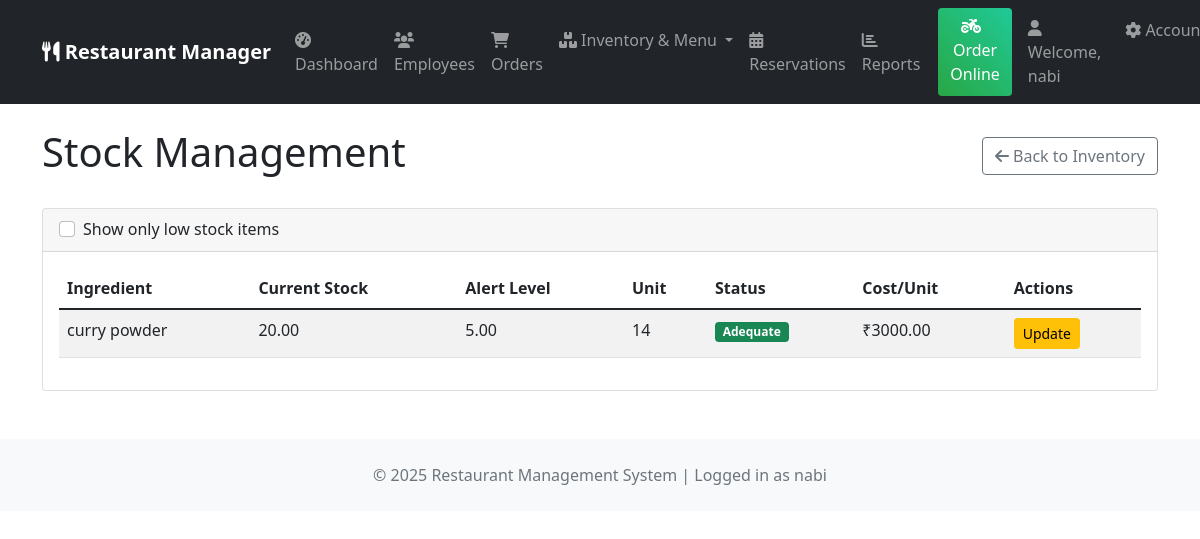
The app's page /inventory/stock/ (signed in) with its own data.
### inventory/models.py (models this page shows, shortened)
class Stock(models.Model):
    branch = models.ForeignKey(
        'core.Branch',  # Use string reference
        on_delete=models.CASCADE,
        related_name='stocks',
        null=True,
        blank=True
    )
    ingredient = models.ForeignKey(
        'Ingredient',  # Use string reference
        on_delete=models.CASCADE,
        related_name='stocks'
    )
    quantity = models.DecimalField(max_digits=10, decimal_places=2, validators=[MinValueValidator(0)])
    alert_level = models.DecimalField(max_digits=10, decimal_places=2, validators=[MinValueValidator(0)])
    @property
    def is_low_stock(self):
        return self.quantity <= self.alert_level
    class Meta:
        unique_together = ['branch', 'ingredient']
        verbose_name_plural = "Stocks"

class Ingredient(models.Model):
    name = models.CharField(max_length=100)
    unit = models.CharField(max_length=20)
    cost_per_unit = models.DecimalField(max_digits=10, decimal_places=2)

### inventory/views.py (the view)
# urls.py: path('stock/', views.stock_list, name='stock_list'),
@login_required
def stock_list(request):
    low_stock_filter = request.GET.get('low_stock')
    if low_stock_filter == 'true':
        stock_items = Stock.get_low_stock_items().select_related('ingredient')
    else:
        stock_items = Stock.objects.all().select_related('ingredient')
    return render(request, 'inventory/stock_list.html', {
        'stock_items': stock_items,
    })

### core/context_processors.py (called while the page is built)
def restaurant_info(request):
    try:
        restaurant = Restaurant.objects.first()
    except:
        restaurant = None
    return {
        'restaurant': restaurant
    }

### templates/inventory/stock_list.html (shortened to what this page needs)
{% extends 'base.html' %}
{% block content %}
<div class="d-flex justify-content-between align-items-center mb-4">
    <h1>Stock Management</h1>
    <a href="{% url 'inventory:inventory_dashboard' %}" class="btn btn-outline-secondary">
        <i class="fas fa-arrow-left"></i> Back to Inventory
    </a>
</div>
<div class="card">
    <div class="card-header">
        <div class="form-check">
            <input class="form-check-input" type="checkbox" id="lowStockFilter"
                   onchange="toggleLowStockFilter(this)">
            <label class="form-check-label" for="lowStockFilter">
                Show only low stock items
            </label>
        </div>
    </div>
    <div class="card-body">
        <div class="table-responsive">
            <table class="table table-striped">
                <thead>
                    <tr>
                        <th>Ingredient</th>
                        <th>Current Stock</th>
                        <th>Alert Level</th>
                        <th>Unit</th>
                        <th>Status</th>
                        <th>Cost/Unit</th>
                        <th>Actions</th>
                    </tr>
                </thead>
                <tbody>
                    {% for item in stock_items %}
                    <tr>
                        <td>{{ item.ingredient.name }}</td>
                        <td>{{ item.quantity }}</td>
                        <td>{{ item.alert_level }}</td>
                        <td>{{ item.ingredient.unit }}</td>
                        <td>
                            {% if item.is_low_stock %}
                                <span class="badge bg-danger">Low Stock</span>
                            {% else %}
                                <span class="badge bg-success">Adequate</span>
                            {% endif %}
                        </td>
                        <td>₹{{ item.ingredient.cost_per_unit }}</td>
                        <td>
                            <a href="{% url 'admin:inventory_stock_change' item.pk %}" class="btn btn-sm btn-warning">Update</a>
                        </td>
                    </tr>
                    {% empty %}
                    <tr>
                        <td colspan="7" class="text-center">No stock items found</td>
                    </tr>
                    {% endfor %}
                </tbody>
            </table>
        </div>
    </div>
</div>
{% endblock %}

### templates/base.html (shortened to what this page needs)
<!DOCTYPE html>
<html lang="en">
<head>
    <link href="https://cdn.jsdelivr.net/npm/bootstrap@5.1.3/dist/css/bootstrap.min.css" rel="stylesheet">
    <link href="https://cdnjs.cloudflare.com/ajax/libs/font-awesome/6.0.0/css/all.min.css" rel="stylesheet">
</head>
<body>
    <nav class="navbar navbar-expand-lg navbar-dark bg-dark">
        <div class="container">
            <a class="navbar-brand" href="{% url 'core:dashboard' %}">
                <i class="fas fa-utensils"></i>
                {% if restaurant %}
                    {{ restaurant.name }} Manager
                {% else %}
                    Restaurant Manager
                {% endif %}
            </a>
            <div class="collapse navbar-collapse" id="navbarNav">
                <ul class="navbar-nav me-auto">
                    {% if user.is_authenticated %}
                    <li class="nav-item">
                        <a class="nav-link" href="{% url 'core:dashboard' %}">
                            <i class="fas fa-tachometer-alt"></i> Dashboard
                        </a>
                    </li>
                    <li class="nav-item">
                        <a class="nav-link" href="{% url 'core:employee_list' %}">
                            <i class="fas fa-users"></i> Employees
                        </a>
                    </li>
                    <li class="nav-item">
                        <a class="nav-link" href="{% url 'orders:order_list' %}">
                            <i class="fas fa-shopping-cart"></i> Orders
                        </a>
                    </li>
                    <li class="nav-item dropdown">
                        <a class="nav-link dropdown-toggle" href="#" role="button" data-bs-toggle="dropdown">
                            <i class="fas fa-boxes"></i> Inventory & Menu
                        </a>
                    </li>
                    <li class="nav-item">
                        <a class="nav-link" href="{% url 'reservations:reservation_dashboard' %}">
                            <i class="fas fa-calendar-alt"></i> Reservations
                        </a>
                    </li>
                    <li class="nav-item">
                        <a class="nav-link" href="{% url 'reports:reports_dashboard' %}">
                            <i class="fas fa-chart-bar"></i> Reports
                        </a>
                    </li>
                    {% endif %}
                </ul>
                <div class="navbar-nav">
                    <a class="btn btn-success online-order-btn me-3" href="{% url 'orders:online_order' %}">
                        <i class="fas fa-motorcycle me-2"></i>Order Online
                    </a>
                    {% if user.is_authenticated %}
                        <span class="navbar-text me-3">
                            <i class="fas fa-user"></i> Welcome, {{ user.get_full_name|default:user.username }}
                        </span>
                        <div class="nav-item dropdown">
                            <a class="nav-link dropdown-toggle" href="#" role="button" data-bs-toggle="dropdown">
                                <i class="fas fa-cog"></i> Account
                            </a>
                        </div>
                    {% else %}
                        <a class="nav-link" href="{% url 'login' %}">
                            <i class="fas fa-sign-in-alt"></i> Login
                        </a>
                    {% endif %}
                </div>
            </div>
        </div>
    </nav>
    <div class="container mt-4">
        {% block content %}
        {% endblock %}
    </div>
    <footer class="mt-5 py-4 bg-light">
        <div class="container text-center">
            <p class="text-muted mb-0">
                &copy; {% now "Y" %} Restaurant Management System
                {% if user.is_authenticated %}
                | Logged in as {{ user.username }}
                {% endif %}
            </p>
        </div>
    </footer>
</body>
</html>

### templates/base.html (style rules this page uses)
.navbar-brand { font-weight: 600; }
.navbar-nav .nav-link { padding: 8px 15px; margin: 2px 0; border-radius: 5px; transition: all 0.3s ease; }
.online-order-btn { background: linear-gradient(45deg, #28a745, #20c997); border: none; margin-left: 10px; }

### records on screen
Stock: ingredient.name "curry powder", quantity "20.00", alert_level "5.00", ingredient.unit "14", shows "Adequate", ingredient.cost_per_unit "3000.00"

### other values on screen
{{ user.get_full_name|default:user.username }} "nabi"
{{ user.username }} "nabi"
